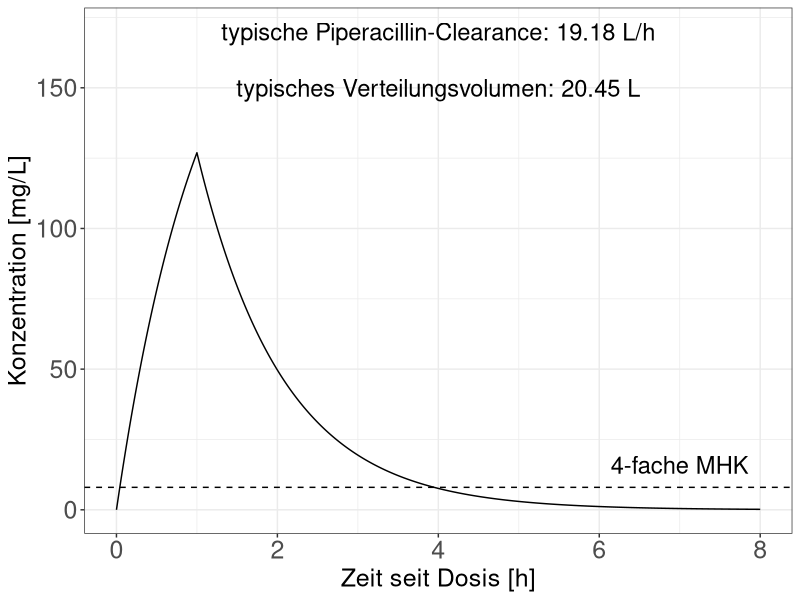

Here is the R script that generated this plot: (Note: a time limit stopped this script after it produced the figure.)

install.packages("ggplot2", "gridExtra")

## Alles markieren und Knopf "Run" drücken 
## ODER
## Jede Zeile einzeln nacheinander ablaufen lassen mittels: STRG+ENTER

library(ggplot2)
library(gridExtra)

## Aus: Population pharmcokinetics and pharmacodynamics of piperacillin/tazobactam 
## in patients with complicated intra-abdominal infection
## Li et al. Journal of Antimicrobial Chemotherapy (2005) 56, 388-395

piperacillin_single_dose <- function(par = c(ETA1=0,           # par ist ein Vektor, enthält
                                             ETA2=0),          # Benutzerdefinierte Abweichung vom typischen Patienten
                                     omg = c(OMEGA1=0.277,     # Die im popPK Modell hinterlegten Standardabweichungen
                                             OMEGA2=0.252),    # der Modellparameter CL und Vd werden hier abgelegt
                                     rem = c(PROP=0.185,       # Das residuale Fehlermodell mit proportionalem
                                             ADD=1.77),        # und additivem Fehler stammt aus dem pop PK Modell, hier nicht benötigt
                                     amt,                      # amt: Dosis in mg
                                     dur,                      # dur: Infusionsdauer (Tinf) in Stunden
                                     time,                     # time:zu simulierende Zeitpunkt(e) oder Zeitspanne in Stunden
                                     CLcr,                     # CLcr: Creatinin-Clearance des Individuums (mL/min)
                                     WT,                       # WT: Körpergewicht des Individuums (kg)
                                     ID,                       # ID: Fortlaufende Nummerierung des Individuums
                                     noIIV = F) {              # noIIV: Flag schaltet inter-individuelle Variabilität (FALSE) an und aus (TRUE)
  
  ## Kovariatenmodell
  ## Typische Werte für Clearance und Verteilungsvolumen
  ## Werden anhand der popPK Modellparameter aus Kovariaten berechnet
  popCL <- 5.05 + 9.60 * CLcr/89
  popVd <- 22.3 * WT/81.8
  
  ## Statistisches Modell
  ## Wenn IIV ausgeschaltet ist
  if(noIIV){
    ecl = 0
    evd = 0
  } else { 
    ## sonst werden zufällige Werte für ecl und evd aus einer Normalverteilung mit
    ## Mittelwert = 0 und Standardabweichung = OMEGA1 für ecl und OMEGA2 für evd
    ecl = rnorm(n=1, mean=0, sd=(omg[["OMEGA1"]]))
    evd = rnorm(n=1, mean=0, sd=(omg[["OMEGA2"]]))
  }
  
  ## Da aus dem popPK Modell hervorgeht, dass die Modellparameter log-normal verteilt sind
  ## wird die IIV als exponent der e-Funktion angegeben
  ## der Exponent stammt nun entweder aus der Benutzereingabe (par)
  ## oder aus der Normalverteilung oben (ecl und evd)
  indCL <- popCL * exp(ecl+par[["ETA1"]])
  indVd <- popVd * exp(evd+par[["ETA2"]])
  
  
  ## Strukturmodell für ein 1-Kompartiment Modell mit Infusion (0. Ordnung)
  ## und Elimination 1. Ordnung
  ke = indCL/indVd
  
  conc <-  ifelse(time <= dur,    
                  amt/(dur*ke*indVd)*(1-exp(-ke*time)),
                  amt/(dur*ke*indVd)*(1-exp(-ke*dur))*exp(-ke*(time-dur))
  )
  
  ## Alle Ergebnisse und Daten in einer "Tabelle" zusammenfassen...
  results <- data.frame(TIME=time,
                        AMT=amt,
                        DUR=dur,
                        CLCR=CLcr,
                        WT=WT,
                        IPRED=conc,
                        ID=ID,
                        indCL=indCL,
                        indVd=indVd,
                        popCL=popCL,
                        popVd=popVd)
  
  ##... und als Gesamtergebnis der Funktion zurückgeben
  return(results)  
}

## Zeit unseren Patienten zu simulieren

TIME <- seq(0,8,by=0.01)   ## Zeitpunkte zu simulieren
AMT <- 4000                ## Applizierte Dosis in mg
DUR <- 1                   ## Infusionsdauer (Tinf) in Stunden
CLcr <- 131                ## Kreatininclearance in mL/h
WT <- 75                   ## Patientengewicht in kg
MIC <- 2                   ## minimale Hemmkonzentration in mg/L
PK_TARGET <- 4 * MIC       ## PK/PD-Ziel 4x MHK

## Simulation eines typischen Patienten mit den Kovariaten unseres Individuums
## interindividuelle Variabilität wird hier ausgeschaltet, da wir
## nur am wahrscheinlichsten Verlauf der Kurve interessiert sind
## => Zeile "noIIV = T" 

pop_prediction <- piperacillin_single_dose(amt=AMT, 
                                           dur=DUR,  
                                           time=TIME, 
                                           CLcr = CLcr, 
                                           WT=WT, ID=0,
                                           noIIV = T)

## Ergebnisse werden in einer Abbildung dargestellt

pl_1 <- ggplot(data = pop_prediction) +                        ## Definiere Daten für die Abbildung
  geom_line(mapping = aes(x=TIME, y=IPRED)) +          ## Art der Abbildung und was soll auf welche Achse
  theme_bw() +                                         ## Äußerlichkeiten der Abbildung
  geom_hline(mapping = aes(yintercept=PK_TARGET), linetype=2) +            # Eintragen des PK/PD-Zieles
  annotate(geom = "text", x=7, y=PK_TARGET*2, label="4-fache MHK", size=6 ) +   # und beschriften
  xlab("Zeit seit Dosis [h]") +                        ## Beschriftung von x- ...
  ylab("Konzentration [mg/L]") +                         ## und y-Achse
  theme(axis.title = element_text(size=18), axis.text = element_text(size=18), plot.title = element_text(size=18), plot.subtitle = element_text(size=16)) + 
  annotate(geom= "text", x=4, y= 170, label= paste("typische Piperacillin-Clearance:", round(pop_prediction[1,]$indCL,2), "L/h"), size=6) +
  annotate(geom= "text", x=4, y= 150, label= paste("typisches Verteilungsvolumen:", round(pop_prediction[1,]$indVd,2), "L"), size=6)


## Abbildung anzeigen

pl_1 

## MC Simulation
## Durch mehrfache Simulieren des gleichen Patienten
## Werden innerhalb der Funktion jedesmal andere Werte für ecl und evd 
## aus der Normalverteilung "gezogen" -> rnorm(...) zieht zufällige Stichproben aus der Normalverteilung
## Dies kann einige Minuten dauern

mc_data <- NULL

for(i in 1:1000){
  tmp_data <- piperacillin_single_dose(amt=AMT, dur=DUR, time=TIME, CLcr = CLcr, WT=WT, ID=i)
  mc_data <- rbind(mc_data, tmp_data)
}


## Modellparameter (CL und Vd) der 1000 virtuellen Patienten aus den Daten herausziehen

mc_pop_cl <- (mc_data[mc_data$TIME==0,]$indCL)
mc_pop_vd <- (mc_data[mc_data$TIME==0,]$indVd)


## Histogramme vorbereiten

pl_dens_cl <- ggplot() + geom_histogram(aes(x=mc_pop_cl, y=..density..), fill="white", colour="black", bins=50) + theme_bw() +
  xlab("CL [L/h]") + ylab("Häufigkeit") +
  theme(axis.title = element_text(size=18), axis.text = element_text(size=18), plot.title = element_text(size=18), plot.subtitle = element_text(size=16)) +
  theme(axis.text.y = element_blank())
pl_dens_vd <-ggplot() + geom_histogram(aes(x=mc_pop_vd, y=..density..), fill="white", colour="black", bins=50) + theme_bw() +
  xlab("Vd [L]") + ylab("Häufigkeit") +
  theme(axis.title = element_text(size=18), axis.text = element_text(size=18), plot.title = element_text(size=18), plot.subtitle = element_text(size=16)) +
  theme(axis.text.y = element_blank())

## Aus dem generierten Datensatz von 1000 Individuuen werden nur die 
## Konzentrationswerte herausgezogen

all_IPRED <- NULL

for(i in 1:max(mc_data$ID)){
  all_IPRED <- rbind(all_IPRED,mc_data[mc_data$ID==i,]$IPRED)
}

## Und die Quantile zur Bildung der 95, 90, 85 und 80 % Intervalle
## Werden berechnet

s <- apply(all_IPRED,2,function(x) quantile(x,probs=c(0.025, 0.05, 0.075, 0.10, 0.9, 0.925, 0.95, 0.975, 0.5)))

## Alle Daten in eienr "Tabelle" zusammenfassen
mc_data_2 <- data.frame(TIME=TIME,
                        s1=s[1,],s2=s[8,], # 95% 
                        s3=s[2,],s4=s[7,], # 90%
                        s5=s[3,],s6=s[6,], # 85%
                        s7=s[4,],s8=s[5,], # 80%
                        median=s[9,])      # median => Sollte sich mit der pop_prediction decken

## Abbildung mit Vorhersageintervall erstellen

pl_2 <- ggplot(data=mc_data_2) + geom_line(mapping = aes(x=TIME, y=median)) +
  geom_ribbon(mapping = aes(x=TIME, ymin = s1, ymax=s2), alpha=0.15) +
  geom_ribbon(mapping = aes(x=TIME, ymin = s3, ymax=s4), alpha=0.15) +
  geom_ribbon(mapping = aes(x=TIME, ymin = s5, ymax=s6), alpha=0.15) +
  geom_ribbon(mapping = aes(x=TIME, ymin = s7, ymax=s8), alpha=0.15) + 
  geom_hline(mapping = aes(yintercept=PK_TARGET), linetype=2) +           
  annotate(geom = "text", x=7, y=PK_TARGET*2, label="4-fache MHK", size=6 ) +   
  theme_bw() + xlab("Zeit seit Dosis [h]") + ylab("Konzentration [mg/L]") +
  theme(axis.title = element_text(size=18), axis.text = element_text(size=18), plot.title = element_text(size=18), plot.subtitle = element_text(size=16))

## Abbildung anzeigen
grid.arrange(pl_2, grid.arrange(pl_dens_vd, pl_dens_cl, nrow=2), ncol=2, widths=c(2,1))

## Jetzt kommt TDM hinzu

## Konzentrationsbestimmung nach 2 und 5 Stunden
tdm_data <- data.frame(conc=c(50, 12), # gemessene Konzentration (mg/L)
                       times=c(2, 5))   # zum Zeitpunkt x in Stunden

pl_3 <- ggplot(data=mc_data_2) + geom_line(mapping = aes(x=TIME, y=median)) +
  geom_ribbon(mapping = aes(x=TIME, ymin = s1, ymax=s2), alpha=0.15) +
  geom_ribbon(mapping = aes(x=TIME, ymin = s3, ymax=s4), alpha=0.15) +
  geom_ribbon(mapping = aes(x=TIME, ymin = s5, ymax=s6), alpha=0.15) +
  geom_ribbon(mapping = aes(x=TIME, ymin = s7, ymax=s8), alpha=0.15) + 
  geom_point(data=tdm_data, mapping = aes(x=times, y=conc), size=3, colour="red") +   ## <- Messwerte "Neues Wissen"
  geom_hline(mapping = aes(yintercept=PK_TARGET), linetype=2) +           
  annotate(geom = "text", x=7, y=PK_TARGET*2, label="4-fache MHK", size=6 ) + 
  theme_bw() + xlab("Zeit seit Dosis [h]") + ylab("Konzentration [mg/L]") +
  theme(axis.title = element_text(size=18), axis.text = element_text(size=18), plot.title = element_text(size=18), plot.subtitle = element_text(size=16))

## Abbildung anzeigen
grid.arrange(pl_3, grid.arrange(pl_dens_vd, pl_dens_cl, nrow=2), ncol=2, widths=c(2,1))

## Anpassung nach dem maximum a posteriori Bayesischen Prinzip
## => Ermittlung der Parameter die am "besten" zu den neuen Daten (TDM-Daten)
## Als auch zum popPK Modell passen

## Aufstellen einer Objektiven Funktion, die es zu minimieren gilt

obj_func <- function(par,               # Hier werden verschiedene Werte für ETA1 und ETA2 "ausprobiert"
                     tdm_data,          # TDM Datensatz
                     dosage_data,       # Dosierungsdaten
                     patient_data,      # Patientencharakteristika
                     omg = c(OMEGA1=0.277,     # Die im popPK Modell hinterlegten Standardabweichungen
                             OMEGA2=0.252),    # der Modellparameter CL und Vd werden hier abgelegt
                     rem = c(PROP=0.185,       # Das residuale Fehlermodell mit proportionalem
                             ADD=1.77))        # und additivem Fehler stammt aus dem pop PK Modell, hier nicht benötigt)      
{
  
  ## Extrahieren der TDM-Daten
  measured_conc <- tdm_data$conc
  times <- tdm_data$times
  
  simulated_conc = piperacillin_single_dose(par=par, # Die aktuell probierte Kombination aus ETA1 und ETA2
                                            amt=dosage_data[["AMT"]], 
                                            dur=dosage_data[["DUR"]], 
                                            time=times,                     ## Nur die TDM Zeitpunkte müssen Simuliert werden
                                            CLcr = patient_data[["CLcr"]], 
                                            WT=patient_data[["WT"]], 
                                            ID=0,
                                            noIIV=T)$IPRED
  
  ## Berechnung des Funktionswertes:
  ## Um den Residuellen Fehler gewichtete Abweichungsquadrate für jeden Messwert werden summiert
  ## Dazu wird die Summe der mit der Varianz OMEGA1² und OMEGA2² gewichteten Abweichung der 
  ## Werte in ETA1 und ETA2 (=Abweichung vom typischen Patienten) addiert
  
  sig2 <- simulated_conc^2*rem[["PROP"]]^2+rem[["ADD"]]^2
  OFV <- sum( (measured_conc-simulated_conc)^2/(sig2)+log(sig2)) + sum( ((par-0)^2)/(omg^2)) ## <- Hier wird der OFV berechnet
  
  ## Bedeutet also, ein ETA darf umso weiter abweichen, je größer die im Modell hinterlegte Standardabweichung OMEGA ist
  ## => Zu starke Abweichung vom Modell wird dadurch "bestraft", dass ein hoher Funktionswert errechnet wird
  
  return(OFV)
}



## par beinhaltet jetzt die Startwerte für ETAs (0 ist das wahrscheinlichste ETA => modus der Verteilung)
## Die R-Funktion "optim" miniert die in "fn" übergebene objektive Funktion
optim_res <- optim(par=c(ETA1=0, ETA2=0), 
                   fn=obj_func, 
                   tdm_data=tdm_data,
                   dosage_data=c(AMT=AMT, DUR=DUR),
                   patient_data=c(CLcr=CLcr, WT=WT))


## Einsetzen der Ermittelten Werte für ETA1 und ETA2, welche
## die Objektive Funktion minimieren
## Es handelt sich jeweils um den Modus der a posteriori Verteilung von ETA1 und ETA2

ind_prediction <- piperacillin_single_dose(amt=AMT, 
                                           par = optim_res$par, ## <- Ermittelte Optimale Parameter
                                           dur=DUR,  
                                           time=TIME, 
                                           CLcr = CLcr, 
                                           WT=WT, ID=i,
                                           noIIV = T)


## Die Individuelle Vorhersage mit in die Abbildung einbinden
## Die Messwerte liegen NICHT auf der individuellen Vorhersage!
## => Das Modell selbst (a priori Wissen) begrenzt das Ausmaß der Anpassung
## Zu starke Abweichung vom Modell ist unwahrscheinlich

pl_4 <- ggplot(data=mc_data_2) + geom_line(mapping = aes(x=TIME, y=median)) +
  geom_ribbon(mapping = aes(x=TIME, ymin = s1, ymax=s2), alpha=0.15) +
  geom_ribbon(mapping = aes(x=TIME, ymin = s3, ymax=s4), alpha=0.15) +
  geom_ribbon(mapping = aes(x=TIME, ymin = s5, ymax=s6), alpha=0.15) +
  geom_ribbon(mapping = aes(x=TIME, ymin = s7, ymax=s8), alpha=0.15) + 
  geom_point(data = tdm_data, mapping = aes(x=times, y=conc), size= 3, colour="red") +
  geom_line(data = ind_prediction, mapping = aes(x=TIME, y=IPRED), colour="red") + ## <- Individuelle Anpassung
  geom_hline(mapping = aes(yintercept=PK_TARGET), linetype=2) +           
  annotate(geom = "text", x=7, y=PK_TARGET*2, label="4-fache MHK", size=6 ) + 
  annotate(geom= "text", x=4, y= 170, label= paste("ind. Piperacillin-Clearance:", round(ind_prediction[1,]$indCL,2), "L/h") , size=6, colour="red") +
  annotate(geom= "text", x=4, y= 150, label= paste("ind. Verteilungsvolumen:", round(ind_prediction[1,]$indVd,2), "L") , size=6, colour="red" ) +
  theme_bw() + xlab("Zeit seit Dosis [h]") + ylab("Konzentration [mg/L]") +
  theme(axis.title = element_text(size=18), axis.text = element_text(size=18), plot.title = element_text(size=18), plot.subtitle = element_text(size=16))

## Vorbereiten der Histogramme
pl_dens_vd_extended <- pl_dens_vd + geom_vline(aes(xintercept=ind_prediction[1,]$indVd), size=3, alpha=0.5, colour="red")
pl_dens_cl_extended <- pl_dens_cl + geom_vline(aes(xintercept=ind_prediction[1,]$indCL), size=3, alpha=0.5, colour="red") 


## Abbildung anzeigen
grid.arrange(pl_4, grid.arrange(pl_dens_vd_extended, pl_dens_cl_extended, nrow=2), ncol=2, widths=c(2,1))


#######################################
## Abbildungen aus dem Artikel erzeugen

## Abbildung A
pl_1 

## Abbildung B
grid.arrange(pl_2, grid.arrange(pl_dens_vd, pl_dens_cl, nrow=2), ncol=2, widths=c(2,1))

## Abbildung C
grid.arrange(pl_3, grid.arrange(pl_dens_vd, pl_dens_cl, nrow=2), ncol=2, widths=c(2,1))

## Abbildung D
grid.arrange(pl_4, grid.arrange(pl_dens_vd_extended, pl_dens_cl_extended, nrow=2), ncol=2, widths=c(2,1))
